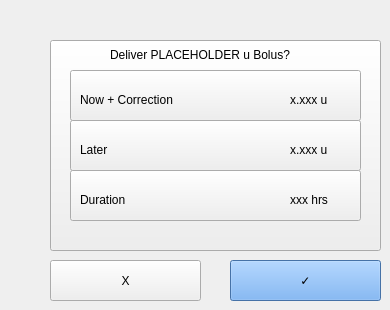
   <widget class="QWidget" name="page_11">
    <widget class="QLabel" name="label">
     <property name="geometry">
      <rect>
       <x>110</x>
       <y>45</y>
       <width>211</width>
       <height>20</height>
      </rect>
     </property>
     <property name="text">
      <string>Deliver PLACEHOLDER u Bolus?</string>
     </property>
    </widget>
    <widget class="QPushButton" name="page10BackgroundButton">
     <property name="geometry">
      <rect>
       <x>50</x>
       <y>40</y>
       <width>331</width>
       <height>211</height>
      </rect>
     </property>
     <property name="styleSheet">
      <string notr="true">font: 75 25pt &quot;DejaVu Sans&quot;;
</string>
     </property>
     <property name="text">
      <string/>
     </property>
    </widget>
    <widget class="QPushButton" name="page10DeliverNowButton">
     <property name="geometry">
      <rect>
       <x>70</x>
       <y>70</y>
       <width>291</width>
       <height>51</height>
      </rect>
     </property>
     <property name="styleSheet">
      <string notr="true">font: 75 25pt &quot;DejaVu Sans&quot;;
</string>
     </property>
     <property name="text">
      <string/>
     </property>
    </widget>
    <widget class="QPushButton" name="page10DeliverLaterButton">
     <property name="geometry">
      <rect>
       <x>70</x>
       <y>120</y>
       <width>291</width>
       <height>51</height>
      </rect>
     </property>
     <property name="styleSheet">
      <string notr="true">font: 75 25pt &quot;DejaVu Sans&quot;;
</string>
     </property>
     <property name="text">
      <string/>
     </property>
    </widget>
    <widget class="QPushButton" name="page10DurationButton">
     <property name="geometry">
      <rect>
       <x>70</x>
       <y>170</y>
       <width>291</width>
       <height>51</height>
      </rect>
     </property>
     <property name="styleSheet">
      <string notr="true">font: 75 25pt &quot;DejaVu Sans&quot;;
</string>
     </property>
     <property name="text">
      <string/>
     </property>
    </widget>
    <widget class="QPushButton" name="page10CheckButton">
     <property name="geometry">
      <rect>
       <x>230</x>
       <y>260</y>
       <width>151</width>
       <height>41</height>
      </rect>
     </property>
     <property name="styleSheet">
      <string notr="true">font: 75 35pt &quot;DejaVu Sans&quot;;

background-color: rgb(98, 160, 234);</string>
     </property>
     <property name="text">
      <string>✓</string>
     </property>
    </widget>
    <widget class="QPushButton" name="page10CancelButton">
     <property name="geometry">
      <rect>
       <x>50</x>
       <y>260</y>
       <width>151</width>
       <height>41</height>
      </rect>
     </property>
     <property name="styleSheet">
      <string notr="true">font: 75 35pt &quot;DejaVu Sans&quot;;
</string>
     </property>
     <property name="text">
      <string>X</string>
     </property>
    </widget>
    <widget class="QLabel" name="page10DeliverNowLabel">
     <property name="geometry">
      <rect>
       <x>80</x>
       <y>90</y>
       <width>121</width>
       <height>20</height>
      </rect>
     </property>
     <property name="text">
      <string>Now + Correction</string>
     </property>
    </widget>
    <widget class="QLabel" name="page10DeliverLaterLabel">
     <property name="geometry">
      <rect>
       <x>80</x>
       <y>140</y>
       <width>121</width>
       <height>20</height>
      </rect>
     </property>
     <property name="text">
      <string>Later</string>
     </property>
    </widget>
    <widget class="QLabel" name="page10DeliverDurationLabel">
     <property name="geometry">
      <rect>
       <x>80</x>
       <y>190</y>
       <width>121</width>
       <height>20</height>
      </rect>
     </property>
     <property name="text">
      <string>Duration</string>
     </property>
    </widget>
    <widget class="QLabel" name="page10DeliverNowVarLabel">
     <property name="geometry">
      <rect>
       <x>290</x>
       <y>90</y>
       <width>71</width>
       <height>20</height>
      </rect>
     </property>
     <property name="text">
      <string>x.xxx u</string>
     </property>
    </widget>
    <widget class="QLabel" name="page10DeliverLaterVarLabel">
     <property name="geometry">
      <rect>
       <x>290</x>
       <y>140</y>
       <width>71</width>
       <height>20</height>
      </rect>
     </property>
     <property name="text">
      <string>x.xxx u</string>
     </property>
    </widget>
    <widget class="QLabel" name="page10DeliverDurationVarLabel">
     <property name="geometry">
      <rect>
       <x>290</x>
       <y>190</y>
       <width>61</width>
       <height>20</height>
      </rect>
     </property>
     <property name="text">
      <string>xxx hrs</string>
     </property>
    </widget>
    <zorder>page10BackgroundButton</zorder>
    <zorder>page10DeliverNowButton</zorder>
    <zorder>page10DeliverLaterButton</zorder>
    <zorder>page10DurationButton</zorder>
    <zorder>page10CheckButton</zorder>
    <zorder>page10CancelButton</zorder>
    <zorder>page10DeliverNowLabel</zorder>
    <zorder>page10DeliverLaterLabel</zorder>
    <zorder>page10DeliverDurationLabel</zorder>
    <zorder>page10DeliverNowVarLabel</zorder>
    <zorder>page10DeliverLaterVarLabel</zorder>
    <zorder>page10DeliverDurationVarLabel</zorder>
    <zorder>label</zorder>
   </widget>
